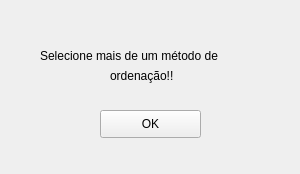
<?xml version="1.0" encoding="UTF-8"?>
<ui version="4.0">
 <class>FormaPop</class>
 <widget class="QWidget" name="FormaPop">
  <property name="geometry">
   <rect>
    <x>0</x>
    <y>0</y>
    <width>300</width>
    <height>174</height>
   </rect>
  </property>
  <property name="windowTitle">
   <string>Form</string>
  </property>
  <widget class="QLabel" name="label">
   <property name="geometry">
    <rect>
     <x>40</x>
     <y>30</y>
     <width>221</width>
     <height>51</height>
    </rect>
   </property>
   <property name="text">
    <string>Selecione mais de um método de</string>
   </property>
  </widget>
  <widget class="QLabel" name="label_2">
   <property name="geometry">
    <rect>
     <x>110</x>
     <y>60</y>
     <width>91</width>
     <height>31</height>
    </rect>
   </property>
   <property name="text">
    <string>ordenação!!</string>
   </property>
  </widget>
  <widget class="QPushButton" name="pushButton">
   <property name="geometry">
    <rect>
     <x>100</x>
     <y>110</y>
     <width>101</width>
     <height>28</height>
    </rect>
   </property>
   <property name="text">
    <string>OK</string>
   </property>
  </widget>
 </widget>
 <resources/>
 <connections>
  <connection>
   <sender>pushButton</sender>
   <signal>clicked()</signal>
   <receiver>FormaPop</receiver>
   <slot>close()</slot>
   <hints>
    <hint type="sourcelabel">
     <x>150</x>
     <y>123</y>
    </hint>
    <hint type="destinationlabel">
     <x>149</x>
     <y>86</y>
    </hint>
   </hints>
  </connection>
 </connections>
</ui>
